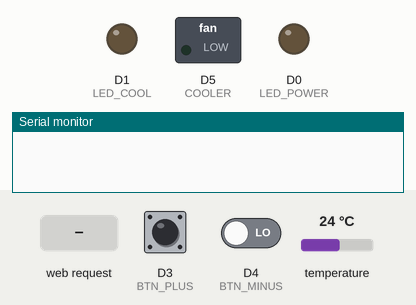
Simulated run of this sketch. Board: ESP8266 (NodeMCU). Shown: switched loads named in the sketch (green lamp = pin HIGH), output pins drawn as LEDs (lit = HIGH), the last lines printed to the serial monitor. The inputs (shaded band) are chosen by the test bench; at power-on: D3 (BTN_PLUS) HIGH, D4 (BTN_MINUS) LOW, temperature 24 °C. WiFi joins after 1.5 s; servers stay silent unless stated.

Above: at 0.1 s.
At 1.6 s:
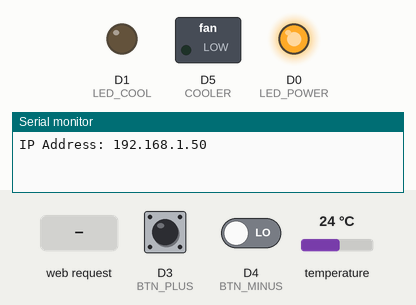
At 2.7 s:
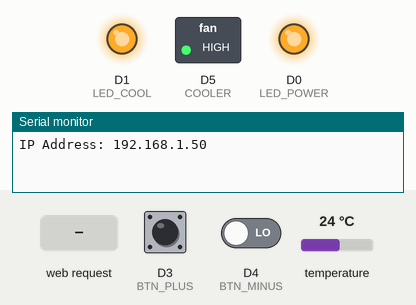
2.8 s: HTTP request GET /set-temp received
4.3 s: HTTP request GET /get-temp received
Timing chart, 0 to 7.3 s (numbered marks = the images above; inputs shaded):
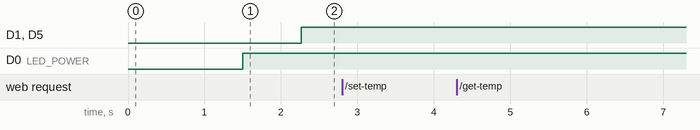

The sketch:

ThermalControl.ino
```cpp
#include "def.h";

AsyncWebServer server(80);

const char *ssid = "Felipe-2G";
const char *password = "30051994f";

const char *PARAM_INPUT_TEMP = "temp";

int targetTemp = 25;
int currentTemp = 0;
bool connecting = true;
bool networkConfigured = false;
bool powerLedSet = false;
unsigned long previousMillis = 0;

IRAM_ATTR void addTemp()
{
  targetTemp += 1;
}

IRAM_ATTR void subTemp()
{
  targetTemp -= 1;
}

void notFound(AsyncWebServerRequest *request)
{
  request->send(404, "text/plain", "Not found");
}

int getTemperature()
{
  sensors.requestTemperatures();
  currentTemp = round(sensors.getTempCByIndex(0));
  if (currentTemp < 100) return 30;
  return currentTemp;
}

void updatePowerLedStatus()
{
  if (networkConfigured == false)
  {
    if (LED_POWER_LEVEL == LOW)
    {
      LED_POWER_LEVEL = HIGH;
    }
    else
    {
      LED_POWER_LEVEL = LOW;
    }
    digitalWrite(LED_POWER, LED_POWER_LEVEL);
  }
  else
  {
    if (powerLedSet == false)
    {
      LED_POWER_LEVEL = HIGH;
      digitalWrite(LED_POWER, LED_POWER_LEVEL);
      powerLedSet = true;
    }
  }
}

void updateOutputStatus()
{
  int currentTemp = getTemperature();
  if (currentTemp >= (targetTemp + TEMP_THRESHOLD))
  {
    digitalWrite(COOLER, HIGH);
    digitalWrite(LED_COOL, HIGH);
    return;
  }
  digitalWrite(COOLER, LOW);
  digitalWrite(LED_COOL, LOW);
}

void configPinout()
{
  pinMode(LED_POWER, OUTPUT);
  pinMode(LED_COOL, OUTPUT);
  pinMode(COOLER, OUTPUT);
  pinMode(SENSOR, INPUT);

  attachInterrupt(digitalPinToInterrupt(BTN_PLUS), addTemp, RISING);
  attachInterrupt(digitalPinToInterrupt(BTN_MINUS), subTemp, RISING);
}

void configNetwork()
{
  WiFi.mode(WIFI_STA);
  WiFi.begin(ssid, password);
  if (WiFi.waitForConnectResult() != WL_CONNECTED)
  {
    Serial.println("WiFi Failed!");
    return;
  }
  Serial.print("IP Address: ");
  Serial.println(WiFi.localIP());
  networkConfigured = true;
  // Send web page with input fields to client
  server.on("/", HTTP_GET, [](AsyncWebServerRequest *request)
            { request->send_P(200, "text/html", index_html); });

  server.on("/set-temp", HTTP_GET, [](AsyncWebServerRequest *request)
            {
    String inputMessage;
    String inputParam;
    if (request->hasParam(PARAM_INPUT_TEMP)) {
      inputMessage = request->getParam(PARAM_INPUT_TEMP)->value();
      inputParam = PARAM_INPUT_TEMP;
    }
    targetTemp = inputMessage.toInt();
    Serial.println("Setting target temp to " + inputMessage + "º C");
    request->send(200); });

  server.on("/get-temp", HTTP_GET, [](AsyncWebServerRequest *request)
            {
    String response = "Tempratura atual: ";
    response = response + getTemperature();
    response = response + "º C";
    response = response + "|";
    response = response + targetTemp;
    Serial.println(response);
    request->send(200, "text/plain", response); });
  server.onNotFound(notFound);
  server.begin();
}

void setup()
{
  Serial.begin(115200);
  configPinout();
  configNetwork();
}

void loop()
{
  unsigned long currentMillis = millis();

  if (currentMillis - previousMillis >= STATUS_CHECK_INTERVAL)
  {
    previousMillis = currentMillis;
    updatePowerLedStatus();
    updateOutputStatus();
  }
}
```

def.h
```cpp
#include <Arduino.h>
#ifdef ESP32
  #include <WiFi.h>
  #include <AsyncTCP.h>
#else
  #include <ESP8266WiFi.h>
  #include <ESPAsyncTCP.h>
#endif
#include <ESPAsyncWebServer.h>
#include "webPage.h";
#include <DallasTemperature.h>
#include <OneWire.h>

int TEMP_THRESHOLD = 2;
int STATUS_CHECK_INTERVAL = 500;

uint8_t LED_POWER = D0;
uint8_t LED_COOL = D1;
uint8_t SENSOR = D2;
uint8_t BTN_PLUS = D3;
uint8_t BTN_MINUS = D4;
uint8_t COOLER = D5;
uint8_t LED_POWER_LEVEL = LOW;

OneWire oneWire(SENSOR);
DallasTemperature sensors(&oneWire);
```

webPage.h
```cpp
const char index_html[] =
R"=====(
<!DOCTYPE html>
<html>
  <head>
    <title>Controle de temperatura</title>
    <meta
      name="viewport"
      content="width=device-width, initial-scale=1, maximum-scale=1.0, user-scalable=no"
      charset="UTF-8"
    />
    <style>
      * {
        font-family: "Arial", sans-serif;
      }
      .wrapper {
        width: 101px;
        height: 101px;
        border: 11px solid white;
        background-color: white;
        border-radius: 50%;
        clip-path: inset(50% 0px 0px 0px);
        transform: rotate(180deg);
      }
      .circle {
        width: 100px;
        height: 100px;
        border: 10px solid #369;
        border-radius: 50%;
        clip-path: inset(0px 0px 51% 0px);
      }
      body {
        margin: 0;
        display: flex;
        align-items: center;
        justify-content: center;
        flex-direction: column;
        height: 100vh;
        width: 100%;
        position: fixed;
      }

      .value-container {
        display: grid;
        grid-template-columns: 50px 120px 50px;
        grid-template-rows: auto;
        grid-template-areas: "min spinner plus";
        justify-items: center;
        align-items: center;
        gap: 10px
      }

      .item-min {
        grid-area: min;
      }

      .item-spinner {
        grid-area: spinner;
      }

      .item-plus {
        grid-area: plus;
      }

      button {
        width: 50px;
        height: 50px;
        border-radius: 50%;
        background-color: #369;
        border: none;
        color: white;
        text-align: center;
        text-decoration: none;
        font-size: 20px;
      }

      #currentTemp {
        z-index: 100;
      }
    </style>
  </head>

  <body>
    <h2>CONTROLE DE TEMPERATURA</h2>
    <h4 id="currentTemperature"></h4>
    <div class="value-container">
      <button class="item-min" onclick="changeTemp('-')">-</button>
      <h3 id="currentTemp" class="item-spinner"></h3>
      <div class="circle item-spinner"></div>
      <div class="wrapper item-spinner"></div>
      <button class="item-plus" onclick="changeTemp('+')">+</button>
    </div>
  </body>
  <script>
    const MIN_TEMP = 15;
    const MAX_TEMP = 30;
    var temp = 25;
    setInterval(() => {
      fetch("/get-temp").then((resp) => {
        if (resp.ok) {
          resp.text().then((body) => {
            const data = body.split('|');
            document.getElementById("currentTemperature").innerHTML = data[0];
            temp = parseInt(data[1]);
          });
        } else {
          document.getElementById("currentTemperature").innerHTML =
            "#Erro ao obter a temperatura#";
          clearInterval();
        }
      });
    }, 1000);

    changeTemp = (cmd) => {
      if (cmd == "-") {
        if (temp > 15) {
          temp -= 1;
        }
      } else {
        if (temp < 30) {
          temp += 1;
        }
      }
      setTemp();
    };

    setTemp = () => {
      const rotation = 180 + (180 / (MAX_TEMP - MIN_TEMP)) * (temp - MIN_TEMP);
      document.getElementsByClassName(
        "wrapper"
      )[0].style.WebkitTransitionDuration = "1s";
      document.getElementsByClassName(
        "wrapper"
      )[0].style.webkitTransform = `rotate(${rotation}deg)`;
      var text = `${temp}º C`;
      if (temp == MIN_TEMP) {
        text = "TURBO";
      } else if (temp == MAX_TEMP) {
        text = "OFF";
      }
      document.getElementById("currentTemp").innerHTML = text;
      sendCommand();
    };

    sendCommand = () => {
      fetch(`/set-temp?temp=${temp}`)
        .then((resp) => {
          if (!resp.ok) {
            window.alert("Erro ao enviar o comando!");
            console.log(resp);
          }
          return resp.text();
        })
        .then((body) => {
          console.log(body);
        });
    };

    setTemp();
  </script>
</html>
)=====";
```
